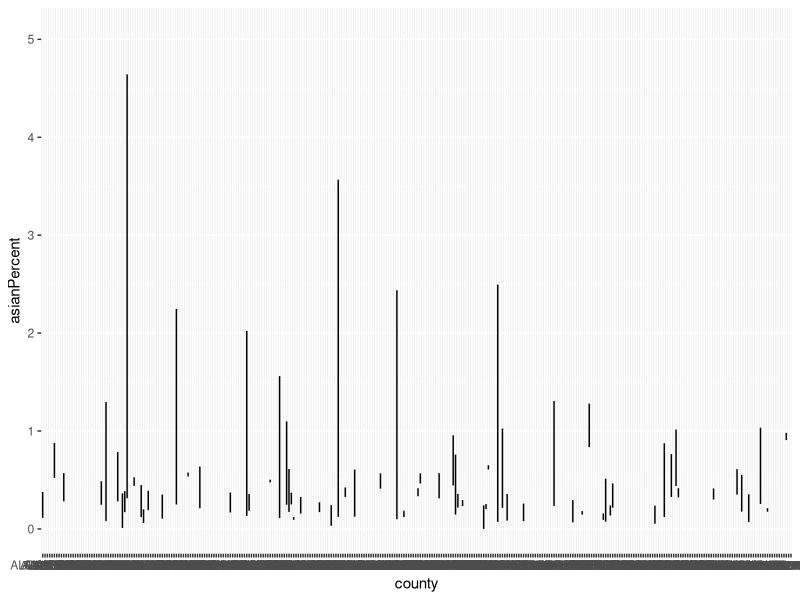
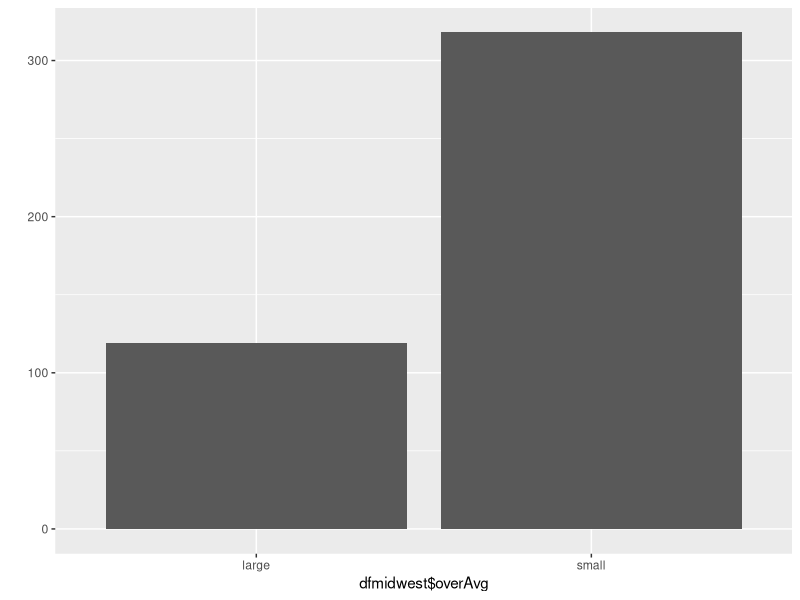

The R script that drew these images, in order:
library("ggplot2")
library("dplyr")
dfmidwest <- as.data.frame(midwest)
nrow(dfmidwest)
head(dfmidwest)

dfmidwest <- rename(dfmidwest, total=poptotal, asian=popasian)
head(dfmidwest)

dfmidwest$asianPercent <- (dfmidwest$asian/dfmidwest$total)*100
head(dfmidwest)
qplot(data=dfmidwest, x =county, y= asianPercent, geom = "line")

asianPct_avg <- mean(dfmidwest$asianPercent)
asianPct_avg
dfmidwest[,"overAvg"] <- ifelse(test = dfmidwest$asianPercent > asianPct_avg, yes="large", no="small")
dfmidwest

table(dfmidwest$overAvg)
qplot(dfmidwest$overAvg)
